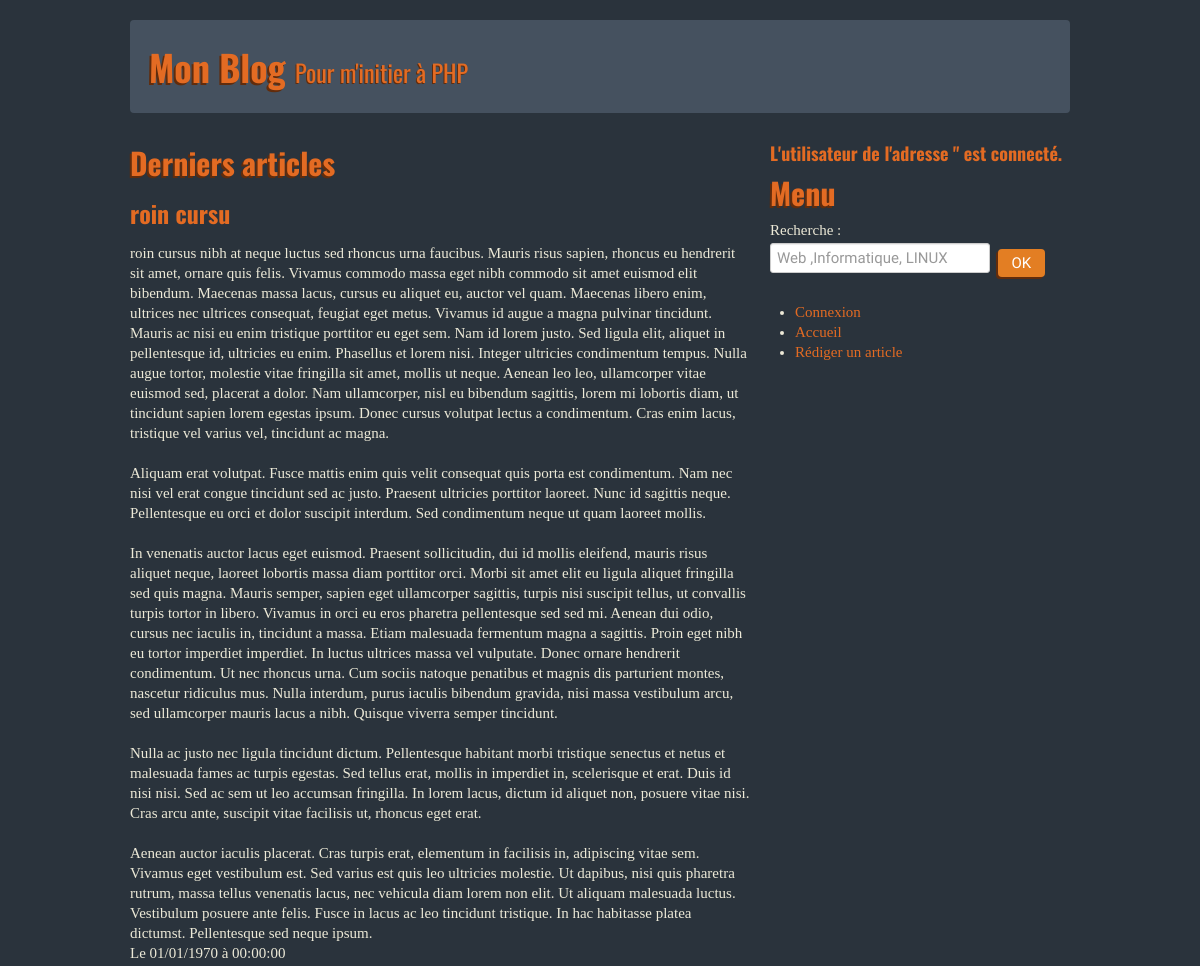
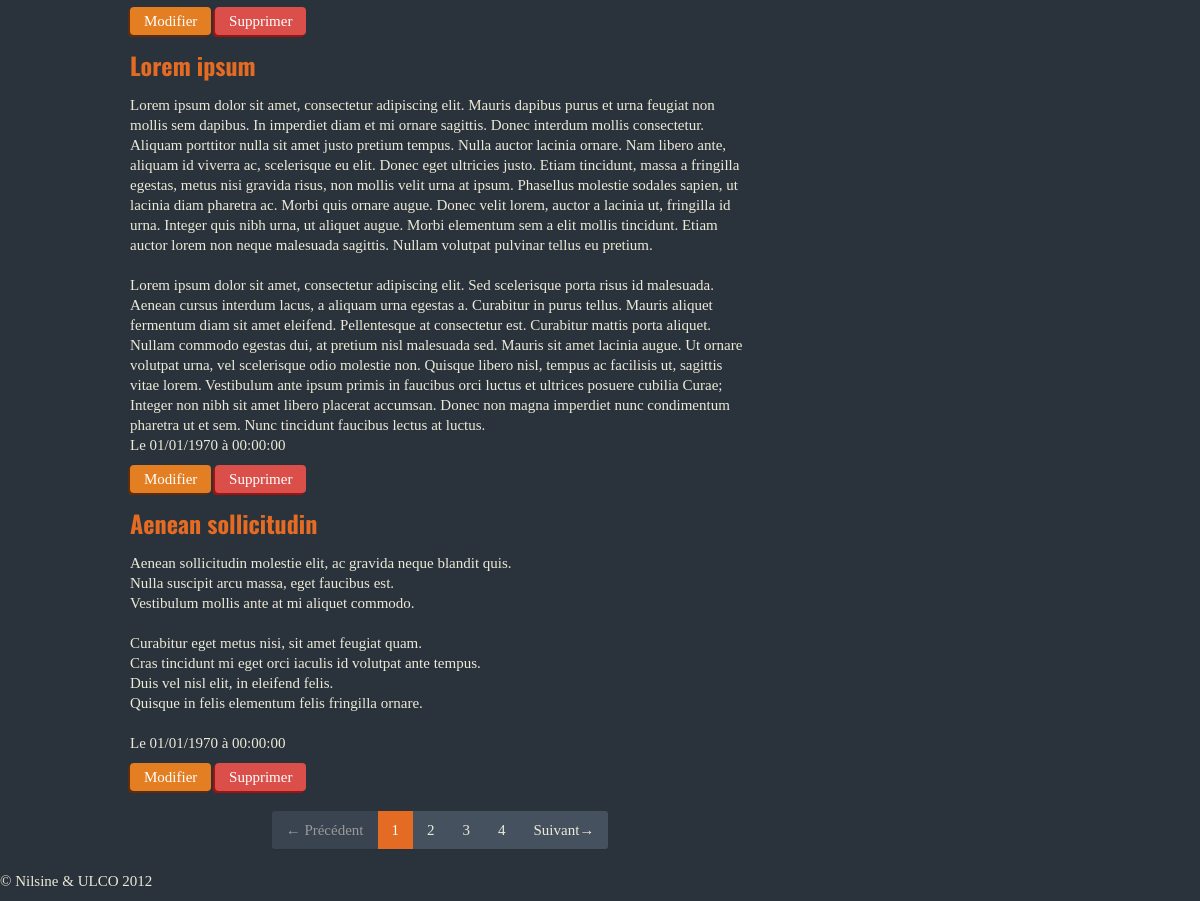
The page / on the database its author committed (2 pictures, top to bottom).
### tables this page shows
CREATE TABLE IF NOT EXISTS `article` (
  `id` int(11) NOT NULL AUTO_INCREMENT,
  `titre` varchar(100) NOT NULL,
  `texte` text NOT NULL,
  `date` int(11) NOT NULL,
  PRIMARY KEY (`id`)
);

### includes/fonctions.inc.php (called while the page is built, shortened)
<?php
function var_get($champ) {
	return (isset($_GET[$champ]))? $_GET[$champ]:false;
}

### index.php (the view, shortened to what this page needs)
<?php
	include('includes/haut.inc.php');
	include('includes/fonctions.inc.php');
	$app=3;
	$page=(int)var_get('p');
	if(!$page) $page=1;
	$debut=($page-1)*$app;
	$rech=mysql_real_escape_string(var_get('r'));
	$where=isset($rech)?"WHERE texte LIKE '%$rech%'":'';
	$sql=("SELECT COUNT(*) AS total FROM article $where");
	$result = mysql_query($sql);
	$data = mysql_fetch_array($result);
	$total=$data['total'];
	$nbpages=ceil($total/$app);
	$sql="SELECT * FROM article $where ORDER BY date DESC LIMIT $debut,$app";
	$result = mysql_query($sql);
	$h2=($rech)?'Résultats de la recherche "'.$rech.'"':'Derniers articles';
	echo ("<h2>".$h2."</h2>");
?>
<?php
	while($data = mysql_fetch_array($result)){  ?>
	<article>
		<h3><?php echo $data['titre']; ?></h3>
			<p>
				<?php echo nl2br(htmlspecialchars($data['texte']));?>
				<br>
				<?php echo date('\L\e d/m/Y  \à H:i:s',$data['date']);  ?>
			</p>
	</article>
	<a href="article.php?id=<?php echo $data['id']; ?>" class="btn btn-primary">Modifier</a>
	<a href="supprimer_article.php?id=<?php echo $data['id']; ?>" class="btn btn-danger">Supprimer</a>
<?php
}
	$rech=urlencode($rech);
	$rech=htmlspecialchars($rech);
	$pager=($rech)?'&r='.$rech.'':'';
?>
<div class="pagination pagination-centered">
	<ul>
		<li class="prev <?php if ($page<=1) { echo "disabled";}?>"><a href="?p=<?php if($page<=1){echo "#null";} else{ echo $page-1; echo $pager;} ?>">&larr; Précédent</a></li>
		<?php
		for($i=1; $i<=$nbpages;$i++){
			echo("<li");
			if($page==$i) echo " class='active'";
			echo("><a href='?p=");
			echo ($i);
			echo $pager;
			echo("'>");
			echo ($i);
			echo("</a></li>");
		}
		?>
		<li class="next <?php if ($page>=$nbpages){ echo "disabled";}?>"><a href="?p=<?php if($page>=$nbpages){echo $page ;} else{ echo $page+1; echo $pager;} ?>">Suivant&rarr; </a></li>
    </ul>
</div>
<?php
	include('includes/bas.inc.php');

### includes/haut.inc.php (shortened to what this page needs)
<!DOCTYPE html>
<html lang="fr">
  <head>
    <link href="assets/css/bootstrap.min.css" rel="stylesheet">
    <link href="assets/css/main.css" rel="stylesheet">
  </head>
  <body>
    <div class="container">
      <div class="content">
        <div class="page-header well">
          <h1>Mon Blog <small>Pour m'initier à PHP</small></h1>
        </div>
        <div class="row">
          <div class="span8">

### includes/bas.inc.php (shortened to what this page needs)
 <?php
$connecte = false;
?>
 </div>
          <nav class="span4">
		  <?php if (isset($connecte))
		  echo "<h4> L'utilisateur de l'adresse '".$util['email']."' est connecté.</h4>";
		  ?>
            <h2>Menu</h2>
			<form action="index.php" method="get">
				<label for="rech">Recherche : </label>
				<input type="text" name ="r" id="rech" placeholder = "Web ,Informatique, LINUX" class="span3" <?php if($rech) echo "value=".$rech; ?>>&nbsp;
				<input type="submit" value="OK" class="btn btn-primary">
			</form>
            <ul>
			    <li><a href="connexion.php">Connexion</a></li>
                <li><a href="index.php">Accueil</a></li>
                <li><a href="article.php">Rédiger un article</a></li>
            </ul>
          </nav>
        </div>
      </div>
    </div>
  </body>
     <footer>
        <p>&copy; Nilsine & ULCO 2012</p>
      </footer>
</html>

### assets/css/main.css (style rules this page uses)
.content { min-height: 400px; }
.page-header h1 { margin: 0; }

### rows shown on the page
article: titre "roin cursu", texte "roin cursus nibh at neque luctus sed rhoncus urna faucibus. Mauris risus sapien, rhoncus eu hendrerit sit amet, ornare quis felis. Vivamus commodo massa eget nibh commodo sit amet euismod elit bibendum. Maecenas massa lacus, cursus eu aliquet eu, auctor vel quam. Maecenas libero enim, ultrices nec ultrices consequat, feugiat eget metus. Vivamus id augue a magna pulvinar tincidunt. Mauris ac nisi eu enim tristique porttitor eu eget sem. Nam id lorem justo. Sed ligula elit, aliquet in pellentesque id, ultricies eu enim. Phasellus et lorem nisi. Integer ultricies condimentum tempus. Nulla augue tortor, molestie vitae fringilla sit amet, mollis ut neque. Aenean leo leo, ullamcorper vitae…", date "Le 01/01/1970 à 00:00:00"
article: titre "Lorem ipsum", texte "Lorem ipsum dolor sit amet, consectetur adipiscing elit. Mauris dapibus purus et urna feugiat non mollis sem dapibus. In imperdiet diam et mi ornare sagittis. Donec interdum mollis consectetur. Aliquam porttitor nulla sit amet justo pretium tempus. Nulla auctor lacinia ornare. Nam libero ante, aliquam id viverra ac, scelerisque eu elit. Donec eget ultricies justo. Etiam tincidunt, massa a fringilla egestas, metus nisi gravida risus, non mollis velit urna at ipsum. Phasellus molestie sodales sapien, ut lacinia diam pharetra ac. Morbi quis ornare augue. Donec velit lorem, auctor a lacinia ut, fringilla id urna. Integer quis nibh urna, ut aliquet augue. Morbi elementum sem a elit mollis…", date "Le 01/01/1970 à 00:00:00"
article: titre "Aenean sollicitudin", texte "Aenean sollicitudin molestie elit, ac gravida neque blandit quis. Nulla suscipit arcu massa, eget faucibus est. Vestibulum mollis ante at mi aliquet commodo. Curabitur eget metus nisi, sit amet feugiat quam. Cras tincidunt mi eget orci iaculis id volutpat ante tempus. Duis vel nisl elit, in eleifend felis. Quisque in felis elementum felis fringilla ornare.", date "Le 01/01/1970 à 00:00:00"

### other values the page prints
$h2 "Derniers articles"
